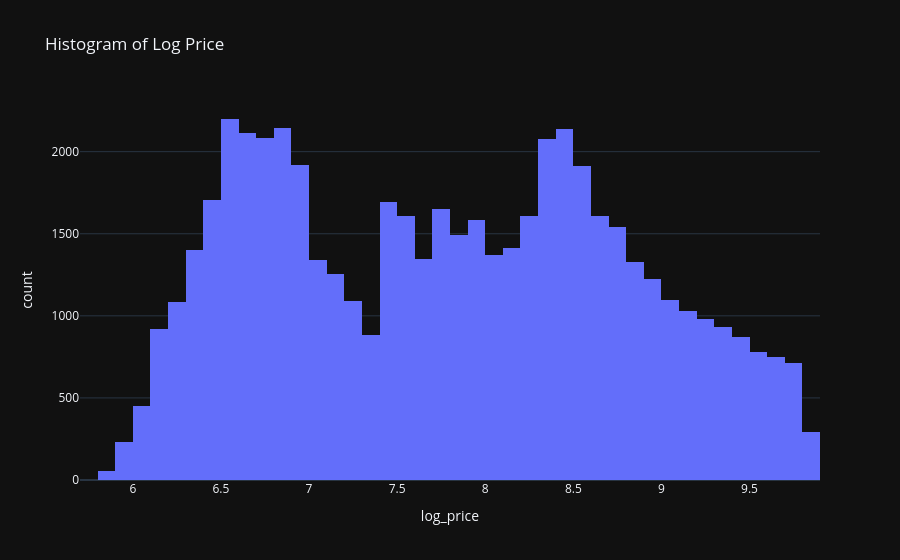

Notebook code cell kept with this figure:
### Code cell
# 3. Histogram of log price
if 'diamonds_df' in locals():
    diamonds_df['log_price'] = np.log(diamonds_df['price'])
    fig = px.histogram(diamonds_df, x="log_price", title="Histogram of Log Price", nbins=50)
    fig.show()

### Figure 1 — Plotly figure (JSON) as saved in the notebook; plotly's stock layout.template omitted (floating-point values rounded to 4 significant figures; data arrays with more than 128 entries replaced by an {"elided": "..."} marker saying what was removed)
{"data": [{"bingroup": "x", "hovertemplate": "log_price=%{x}<br>count=%{y}<extra></extra>", "legendgroup": "", "marker": {"color": "#636efa", "pattern": {"shape": ""}}, "name": "", "nbinsx": 50, "orientation": "v", "showlegend": false, "x": {"elided": "53940 float values"}, "xaxis": "x", "yaxis": "y", "type": "histogram"}], "layout": {"xaxis": {"anchor": "y", "domain": [0.0, 1.0], "title": {"text": "log_price"}}, "yaxis": {"anchor": "x", "domain": [0.0, 1.0], "title": {"text": "count"}}, "legend": {"tracegroupgap": 0}, "title": {"text": "Histogram of Log Price"}, "barmode": "relative"}}
